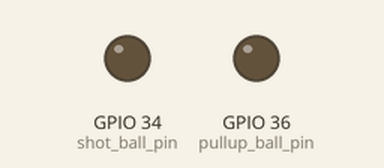
This sketch was run on a simulated ESP32. Parts: output pins drawn as LEDs (lit = HIGH). Pins used as bus, display or sensor lines are not drawn.

Above: at 1.0 s.
At 3.0 s:
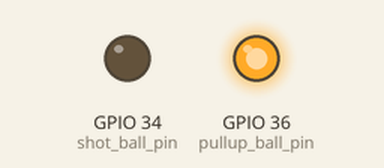
At 5.0 s:
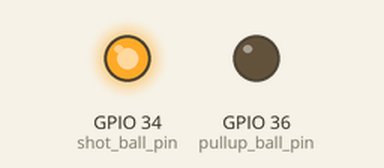
Timing chart, 0 to 7.8 s (numbered marks = the images above):
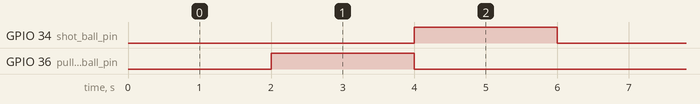

Measured:
- by itself, GPIO 34 (shot_ball_pin), GPIO 36 (pullup_ball_pin): alternates HIGH for 2.0 s and LOW for 4.0 s
- by itself, everything shown: repeats every 6.0 s, in 3 steps

The sketch:

relay_test.ino
```cpp
/**
 * @file relay_test.ino
 * @brief Relay control test sketch.
 *
 * This sketch cycles through activating three different pins connected to relays
 * (likely for ball collection, pulling up, and shooting mechanisms).
 */

const int collect_ball_pin = 35;
const int pullup_ball_pin = 36;
const int shot_ball_pin = 34;

/**
 * @brief Setup function.
 *
 * Configures the relay control pins as outputs.
 */
void setup() {
  pinMode(collect_ball_pin, OUTPUT);
  pinMode(pullup_ball_pin, OUTPUT);
  pinMode(shot_ball_pin, OUTPUT);
}

/**
 * @brief Main loop.
 *
 * Sequentially activates each relay for 2 seconds, then turns it off.
 */
void loop() {
  digitalWrite(collect_ball_pin, HIGH);
  delay(2000);
  digitalWrite(collect_ball_pin, LOW);
  digitalWrite(pullup_ball_pin, HIGH);
  delay(2000);
  digitalWrite(pullup_ball_pin, LOW);
  digitalWrite(shot_ball_pin, HIGH);
  delay(2000);
  digitalWrite(shot_ball_pin, LOW);
//  digitalWrite(pullup_ball_pin, HIGH);
//  delay(2000);

}
```
